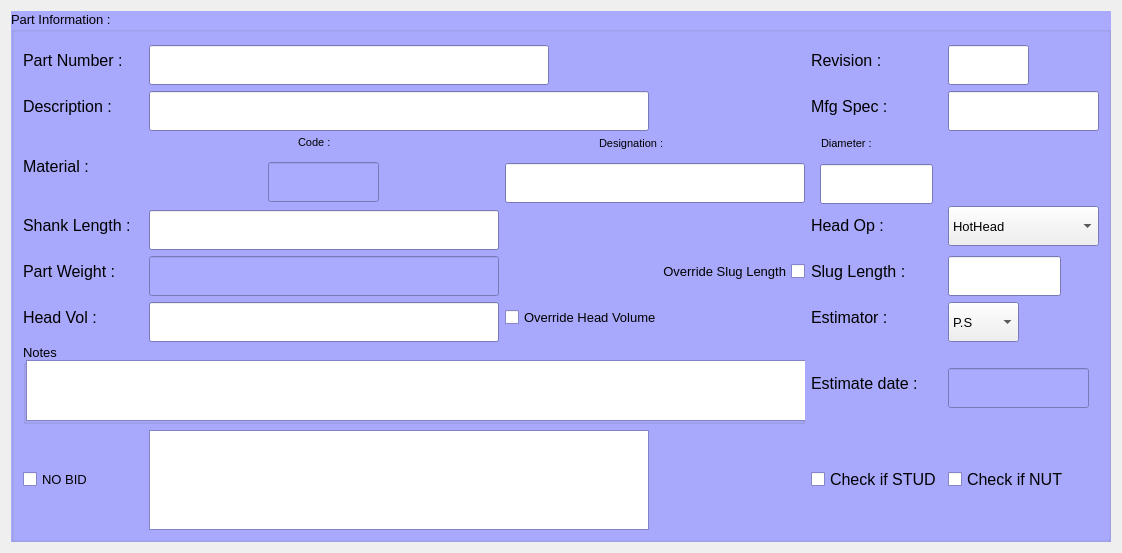
     <widget class="QWidget" name="tab">
      <attribute name="title">
       <string>Part Information</string>
      </attribute>
      <layout class="QVBoxLayout" name="verticalLayout_2">
       <item>
        <widget class="QGroupBox" name="groupBox">
         <property name="enabled">
          <bool>true</bool>
         </property>
         <property name="sizePolicy">
          <sizepolicy hsizetype="Expanding" vsizetype="Expanding">
           <horstretch>0</horstretch>
           <verstretch>0</verstretch>
          </sizepolicy>
         </property>
         <property name="minimumSize">
          <size>
           <width>1100</width>
           <height>0</height>
          </size>
         </property>
         <property name="maximumSize">
          <size>
           <width>10000</width>
           <height>16777215</height>
          </size>
         </property>
         <property name="palette">
          <palette>
           <active>
            <colorrole role="Base">
             <brush brushstyle="SolidPattern">
              <color alpha="255">
               <red>255</red>
               <green>255</green>
               <blue>255</blue>
              </color>
             </brush>
            </colorrole>
            <colorrole role="Window">
             <brush brushstyle="SolidPattern">
              <color alpha="255">
               <red>170</red>
               <green>170</green>
               <blue>255</blue>
              </color>
             </brush>
            </colorrole>
           </active>
           <inactive>
            <colorrole role="Base">
             <brush brushstyle="SolidPattern">
              <color alpha="255">
               <red>255</red>
               <green>255</green>
               <blue>255</blue>
              </color>
             </brush>
            </colorrole>
            <colorrole role="Window">
             <brush brushstyle="SolidPattern">
              <color alpha="255">
               <red>170</red>
               <green>170</green>
               <blue>255</blue>
              </color>
             </brush>
            </colorrole>
           </inactive>
           <disabled>
            <colorrole role="Base">
             <brush brushstyle="SolidPattern">
              <color alpha="255">
               <red>170</red>
               <green>170</green>
               <blue>255</blue>
              </color>
             </brush>
            </colorrole>
            <colorrole role="Window">
             <brush brushstyle="SolidPattern">
              <color alpha="255">
               <red>170</red>
               <green>170</green>
               <blue>255</blue>
              </color>
             </brush>
            </colorrole>
           </disabled>
          </palette>
         </property>
         <property name="font">
          <font>
           <pointsize>10</pointsize>
          </font>
         </property>
         <property name="autoFillBackground">
          <bool>true</bool>
         </property>
         <property name="title">
          <string>Part Information :</string>
         </property>
         <layout class="QGridLayout" name="gridLayout">
          <item row="6" column="0">
           <widget class="QLabel" name="label_10">
            <property name="maximumSize">
             <size>
              <width>160</width>
              <height>31</height>
             </size>
            </property>
            <property name="font">
             <font>
              <pointsize>12</pointsize>
             </font>
            </property>
            <property name="text">
             <string>Shank Length :</string>
            </property>
           </widget>
          </item>
          <item row="9" column="4">
           <widget class="QLabel" name="label_13">
            <property name="maximumSize">
             <size>
              <width>160</width>
              <height>41</height>
             </size>
            </property>
            <property name="font">
             <font>
              <pointsize>12</pointsize>
             </font>
            </property>
            <property name="text">
             <string>Estimate date : </string>
            </property>
           </widget>
          </item>
          <item row="9" column="5">
           <widget class="QLineEdit" name="LE_EstDate">
            <property name="enabled">
             <bool>false</bool>
            </property>
            <property name="minimumSize">
             <size>
              <width>141</width>
              <height>40</height>
             </size>
            </property>
            <property name="maximumSize">
             <size>
              <width>141</width>
              <height>31</height>
             </size>
            </property>
            <property name="font">
             <font>
              <pointsize>12</pointsize>
             </font>
            </property>
            <property name="text">
             <string/>
            </property>
           </widget>
          </item>
          <item row="0" column="2" colspan="2">
           <widget class="QLineEdit" name="LE_PartNumber">
            <property name="minimumSize">
             <size>
              <width>400</width>
              <height>40</height>
             </size>
            </property>
            <property name="maximumSize">
             <size>
              <width>331</width>
              <height>31</height>
             </size>
            </property>
            <property name="font">
             <font>
              <pointsize>12</pointsize>
             </font>
            </property>
            <property name="contextMenuPolicy">
             <enum>Qt::DefaultContextMenu</enum>
            </property>
           </widget>
          </item>
          <item row="3" column="4">
           <layout class="QVBoxLayout" name="verticalLayout_7">
            <item alignment="Qt::AlignHCenter">
             <widget class="QLabel" name="label_7">
              <property name="minimumSize">
               <size>
                <width>111</width>
                <height>21</height>
               </size>
              </property>
              <property name="maximumSize">
               <size>
                <width>111</width>
                <height>21</height>
               </size>
              </property>
              <property name="font">
               <font>
                <pointsize>8</pointsize>
               </font>
              </property>
              <property name="text">
               <string>Diameter :</string>
              </property>
             </widget>
            </item>
            <item alignment="Qt::AlignHCenter">
             <widget class="QLineEdit" name="LE_Diam">
              <property name="minimumSize">
               <size>
                <width>113</width>
                <height>40</height>
               </size>
              </property>
              <property name="maximumSize">
               <size>
                <width>113</width>
                <height>31</height>
               </size>
              </property>
              <property name="font">
               <font>
                <pointsize>12</pointsize>
               </font>
              </property>
             </widget>
            </item>
           </layout>
          </item>
          <item row="8" column="2">
           <widget class="QLineEdit" name="LE_Diam_3">
            <property name="minimumSize">
             <size>
              <width>350</width>
              <height>40</height>
             </size>
            </property>
            <property name="maximumSize">
             <size>
              <width>113</width>
              <height>31</height>
             </size>
            </property>
            <property name="font">
             <font>
              <pointsize>12</pointsize>
             </font>
            </property>
            <property name="readOnly">
             <bool>false</bool>
            </property>
           </widget>
          </item>
          <item row="7" column="4">
           <widget class="QLabel" name="label_19">
            <property name="maximumSize">
             <size>
              <width>160</width>
              <height>31</height>
             </size>
            </property>
            <property name="font">
             <font>
              <pointsize>12</pointsize>
             </font>
            </property>
            <property name="text">
             <string>Slug Length :</string>
            </property>
           </widget>
          </item>
          <item row="1" column="0">
           <widget class="QLabel" name="label_2">
            <property name="maximumSize">
             <size>
              <width>160</width>
              <height>31</height>
             </size>
            </property>
            <property name="font">
             <font>
              <pointsize>12</pointsize>
             </font>
            </property>
            <property name="text">
             <string>Description :</string>
            </property>
           </widget>
          </item>
          <item row="3" column="3">
           <layout class="QVBoxLayout" name="verticalLayout_5">
            <property name="spacing">
             <number>5</number>
            </property>
            <item alignment="Qt::AlignHCenter">
             <widget class="QLabel" name="label_18">
              <property name="minimumSize">
               <size>
                <width>111</width>
                <height>19</height>
               </size>
              </property>
              <property name="maximumSize">
               <size>
                <width>111</width>
                <height>19</height>
               </size>
              </property>
              <property name="font">
               <font>
                <pointsize>8</pointsize>
               </font>
              </property>
              <property name="text">
               <string>Designation :</string>
              </property>
             </widget>
            </item>
            <item>
             <widget class="QLineEdit" name="LE_DescMat">
              <property name="minimumSize">
               <size>
                <width>271</width>
                <height>40</height>
               </size>
              </property>
              <property name="maximumSize">
               <size>
                <width>300</width>
                <height>31</height>
               </size>
              </property>
              <property name="font">
               <font>
                <pointsize>12</pointsize>
               </font>
              </property>
             </widget>
            </item>
           </layout>
          </item>
          <item row="10" column="5">
           <widget class="QCheckBox" name="isNutBox">
            <property name="minimumSize">
             <size>
              <width>50</width>
              <height>0</height>
             </size>
            </property>
            <property name="font">
             <font>
              <pointsize>12</pointsize>
             </font>
            </property>
            <property name="text">
             <string>Check if NUT</string>
            </property>
           </widget>
          </item>
          <item row="8" column="0">
           <widget class="QLabel" name="label_9">
            <property name="maximumSize">
             <size>
              <width>160</width>
              <height>21</height>
             </size>
            </property>
            <property name="font">
             <font>
              <pointsize>12</pointsize>
             </font>
            </property>
            <property name="text">
             <string>Head Vol :</string>
            </property>
           </widget>
          </item>
          <item row="0" column="0">
           <widget class="QLabel" name="label">
            <property name="maximumSize">
             <size>
              <width>160</width>
              <height>21</height>
             </size>
            </property>
            <property name="font">
             <font>
              <pointsize>12</pointsize>
             </font>
            </property>
            <property name="text">
             <string>Part Number :</string>
            </property>
           </widget>
          </item>
          <item row="1" column="2" colspan="2">
           <widget class="QLineEdit" name="LE_Description">
            <property name="minimumSize">
             <size>
              <width>500</width>
              <height>40</height>
             </size>
            </property>
            <property name="maximumSize">
             <size>
              <width>331</width>
              <height>31</height>
             </size>
            </property>
            <property name="font">
             <font>
              <pointsize>12</pointsize>
             </font>
            </property>
           </widget>
          </item>
          <item row="7" column="3">
           <widget class="QCheckBox" name="overrideSlugLength">
            <property name="layoutDirection">
             <enum>Qt::RightToLeft</enum>
            </property>
            <property name="text">
             <string>Override Slug Length</string>
            </property>
           </widget>
          </item>
          <item row="6" column="2">
           <widget class="QLineEdit" name="LE_Shank">
            <property name="minimumSize">
             <size>
              <width>350</width>
              <height>40</height>
             </size>
            </property>
            <property name="maximumSize">
             <size>
              <width>113</width>
              <height>31</height>
             </size>
            </property>
            <property name="font">
             <font>
              <pointsize>12</pointsize>
             </font>
            </property>
           </widget>
          </item>
          <item row="10" column="4">
           <widget class="QCheckBox" name="isStudBox">
            <property name="font">
             <font>
              <pointsize>12</pointsize>
             </font>
            </property>
            <property name="text">
             <string>Check if STUD</string>
            </property>
           </widget>
          </item>
          <item row="9" column="0" colspan="4">
           <widget class="QGroupBox" name="groupBox_3">
            <property name="minimumSize">
             <size>
              <width>0</width>
              <height>80</height>
             </size>
            </property>
            <property name="title">
             <string>Notes</string>
            </property>
            <widget class="QTextEdit" name="LE_Note">
             <property name="geometry">
              <rect>
               <x>3</x>
               <y>16</y>
               <width>831</width>
               <height>61</height>
              </rect>
             </property>
             <property name="minimumSize">
              <size>
               <width>0</width>
               <height>20</height>
              </size>
             </property>
            </widget>
           </widget>
          </item>
          <item row="6" column="5">
           <widget class="QComboBox" name="CB_HeadOp">
            <property name="minimumSize">
             <size>
              <width>151</width>
              <height>40</height>
             </size>
            </property>
            <property name="maximumSize">
             <size>
              <width>151</width>
              <height>41</height>
             </size>
            </property>
            <property name="font">
             <font>
              <pointsize>10</pointsize>
             </font>
            </property>
            <item>
             <property name="text">
              <string>HotHead</string>
             </property>
            </item>
            <item>
             <property name="text">
              <string>ColdHead</string>
             </property>
            </item>
            <item>
             <property name="text">
              <string>ColdHeadUpset</string>
             </property>
            </item>
            <item>
             <property name="text">
              <string>HotHeadUpset</string>
             </property>
            </item>
            <item>
             <property name="text">
              <string>MachinePart</string>
             </property>
            </item>
           </widget>
          </item>
          <item row="6" column="4">
           <widget class="QLabel" name="label_6">
            <property name="maximumSize">
             <size>
              <width>160</width>
              <height>31</height>
             </size>
            </property>
            <property name="font">
             <font>
              <pointsize>12</pointsize>
             </font>
            </property>
            <property name="text">
             <string>Head Op :</string>
            </property>
           </widget>
          </item>
          <item row="8" column="5">
           <widget class="QComboBox" name="CB_EstBy">
            <property name="minimumSize">
             <size>
              <width>71</width>
              <height>40</height>
             </size>
            </property>
            <property name="maximumSize">
             <size>
              <width>71</width>
              <height>31</height>
             </size>
            </property>
            <property name="font">
             <font>
              <pointsize>10</pointsize>
             </font>
            </property>
            <item>
             <property name="text">
              <string>P.S</string>
             </property>
            </item>
            <item>
             <property name="text">
              <string>J.T</string>
             </property>
            </item>
            <item>
             <property name="text">
              <string>J.C</string>
             </property>
            </item>
           </widget>
          </item>
          <item row="1" column="5">
           <widget class="QLineEdit" name="LE_MfgSpec">
            <property name="minimumSize">
             <size>
              <width>151</width>
              <height>40</height>
             </size>
            </property>
            <property name="maximumSize">
             <size>
              <width>151</width>
              <height>31</height>
             </size>
            </property>
            <property name="font">
             <font>
              <pointsize>12</pointsize>
             </font>
            </property>
           </widget>
          </item>
          <item row="3" column="2">
           <layout class="QVBoxLayout" name="verticalLayout_4">
            <item alignment="Qt::AlignHCenter">
             <widget class="QLabel" name="label_17">
              <property name="minimumSize">
               <size>
                <width>51</width>
                <height>19</height>
               </size>
              </property>
              <property name="maximumSize">
               <size>
                <width>51</width>
                <height>19</height>
               </size>
              </property>
              <property name="font">
               <font>
                <pointsize>8</pointsize>
               </font>
              </property>
              <property name="text">
               <string>Code :</string>
              </property>
             </widget>
            </item>
            <item alignment="Qt::AlignHCenter">
             <widget class="QLineEdit" name="LE_Mat">
              <property name="enabled">
               <bool>false</bool>
              </property>
              <property name="minimumSize">
               <size>
                <width>111</width>
                <height>40</height>
               </size>
              </property>
              <property name="maximumSize">
               <size>
                <width>111</width>
                <height>31</height>
               </size>
              </property>
              <property name="font">
               <font>
                <pointsize>12</pointsize>
               </font>
              </property>
             </widget>
            </item>
           </layout>
          </item>
          <item row="7" column="5">
           <widget class="QLineEdit" name="LE_Diam_4">
            <property name="minimumSize">
             <size>
              <width>113</width>
              <height>40</height>
             </size>
            </property>
            <property name="maximumSize">
             <size>
              <width>113</width>
              <height>31</height>
             </size>
            </property>
            <property name="font">
             <font>
              <pointsize>12</pointsize>
             </font>
            </property>
           </widget>
          </item>
          <item row="10" column="0">
           <widget class="QCheckBox" name="isNoBidBox">
            <property name="text">
             <string>NO BID</string>
            </property>
           </widget>
          </item>
          <item row="8" column="4">
           <widget class="QLabel" name="label_12">
            <property name="maximumSize">
             <size>
              <width>160</width>
              <height>31</height>
             </size>
            </property>
            <property name="font">
             <font>
              <pointsize>12</pointsize>
             </font>
            </property>
            <property name="text">
             <string>Estimator :</string>
            </property>
           </widget>
          </item>
          <item row="7" column="2">
           <widget class="QLineEdit" name="LE_Diam_2">
            <property name="enabled">
             <bool>false</bool>
            </property>
            <property name="minimumSize">
             <size>
              <width>350</width>
              <height>40</height>
             </size>
            </property>
            <property name="maximumSize">
             <size>
              <width>113</width>
              <height>31</height>
             </size>
            </property>
            <property name="font">
             <font>
              <pointsize>12</pointsize>
             </font>
            </property>
           </widget>
          </item>
          <item row="0" column="5">
           <widget class="QLineEdit" name="LE_Revision">
            <property name="minimumSize">
             <size>
              <width>81</width>
              <height>40</height>
             </size>
            </property>
            <property name="maximumSize">
             <size>
              <width>81</width>
              <height>31</height>
             </size>
            </property>
            <property name="font">
             <font>
              <pointsize>12</pointsize>
             </font>
            </property>
           </widget>
          </item>
          <item row="3" column="0">
           <widget class="QLabel" name="label_5">
            <property name="maximumSize">
             <size>
              <width>160</width>
              <height>21</height>
             </size>
            </property>
            <property name="font">
             <font>
              <pointsize>12</pointsize>
             </font>
            </property>
            <property name="text">
             <string>Material :</string>
            </property>
           </widget>
          </item>
          <item row="10" column="2" colspan="2">
           <widget class="QTextEdit" name="txtNoBid">
            <property name="maximumSize">
             <size>
              <width>500</width>
              <height>100</height>
             </size>
            </property>
           </widget>
          </item>
          <item row="7" column="0">
           <widget class="QLabel" name="label_8">
            <property name="maximumSize">
             <size>
              <width>160</width>
              <height>31</height>
             </size>
            </property>
            <property name="font">
             <font>
              <pointsize>12</pointsize>
             </font>
            </property>
            <property name="text">
             <string>Part Weight :</string>
            </property>
           </widget>
          </item>
          <item row="0" column="4">
           <widget class="QLabel" name="label_3">
            <property name="maximumSize">
             <size>
              <width>160</width>
              <height>21</height>
             </size>
            </property>
            <property name="font">
             <font>
              <pointsize>12</pointsize>
             </font>
            </property>
            <property name="text">
             <string>Revision :</string>
            </property>
           </widget>
          </item>
          <item row="1" column="4">
           <widget class="QLabel" name="label_4">
            <property name="maximumSize">
             <size>
              <width>160</width>
              <height>31</height>
             </size>
            </property>
            <property name="font">
             <font>
              <pointsize>12</pointsize>
             </font>
            </property>
            <property name="text">
             <string>Mfg Spec :</string>
            </property>
           </widget>
          </item>
          <item row="8" column="3">
           <widget class="QCheckBox" name="overrideHeadVolume">
            <property name="text">
             <string>Override Head Volume</string>
            </property>
           </widget>
          </item>
         </layout>
        </widget>
       </item>
      </layout>
     </widget>
